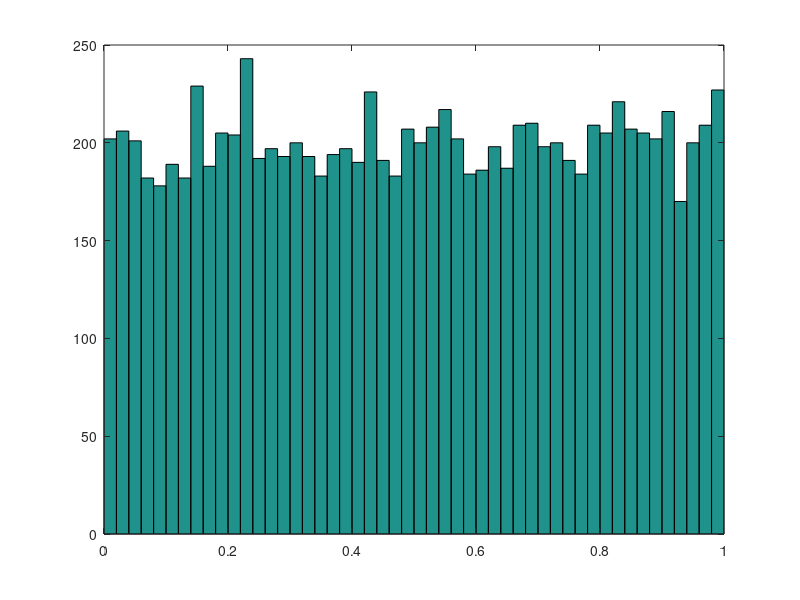
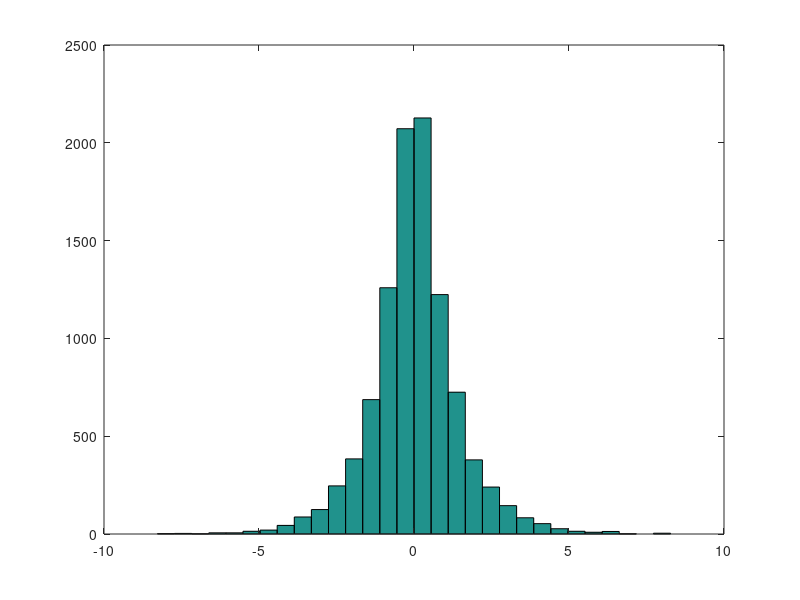

Recreate these plots in MATLAB, in order.
n=10000; u=rand(1,n); y=-sign(u-1/2).*log(1-2*abs(u-1/2));
figure(1); clf; hist(u,50);
figure(2); clf; hist(y,linspace(-8,8,30));
